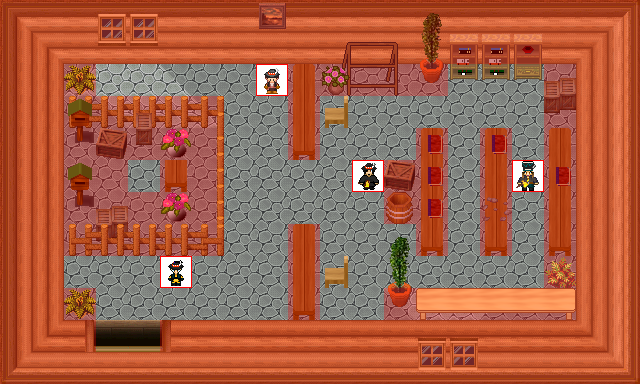

This is a level from a 2D game, rendered from its Tiled map with the project's own tilesets. A one-line summary and the map file follow, with tile-layer data summarised:
An orthogonal 20x12 tile map with 32x32 px tiles, 7 tile layers (0_floor, 1_terrain, 2_object, 3_roof, ...), 1 hidden layer not drawn, 24 tilesets.

<map version="1.0" orientation="orthogonal" renderorder="right-down" width="20" height="12" tilewidth="32" tileheight="32" nextobjectid="1">
 <tileset firstgid="1" name="bushes" tilewidth="32" tileheight="32" tilecount="10" columns="5">
  <image source="../../tileset/plant/bush/bushes.png" trans="ffffff" width="160" height="64" />
 </tileset>
 <tileset firstgid="11" name="postbox_2" tilewidth="32" tileheight="32" tilecount="2" columns="1">
  <image source="../../tileset/item/postbox_2.png" trans="ff00ff" width="32" height="64" />
 </tileset>
 <tileset firstgid="13" name="fence_wooden" tilewidth="32" tileheight="32" tilecount="9" columns="3">
  <image source="../../tileset/building/fence/fence_wooden.png" width="96" height="96" />
 </tileset>
 <tileset firstgid="22" name="flower_vase" tilewidth="32" tileheight="32" tilecount="3" columns="3">
  <image source="../../tileset/plant/indoor/flower_vase.png" width="96" height="32" />
 </tileset>
 <tileset firstgid="25" name="table/long_front_on" tilewidth="32" tileheight="32" tilecount="3" columns="1">
  <image source="../../tileset/furniture/table/long_front_on.png" width="32" height="96" />
 </tileset>
 <tileset firstgid="28" name="picture/small" tilewidth="32" tileheight="32" tilecount="3" columns="3">
  <image source="../../tileset/furniture/picture/small.png" width="96" height="32" />
 </tileset>
 <tileset firstgid="31" name="flowering_plant" tilewidth="32" tileheight="32" tilecount="2" columns="2">
  <image source="../../tileset/plant/indoor/flowering_plant.png" width="64" height="32" />
 </tileset>
 <tileset firstgid="33" name="weapons_rack" tilewidth="32" tileheight="32" tilecount="18" columns="9">
  <image source="../../tileset/item/armor/weapons_rack.png" width="288" height="64" />
 </tileset>
 <tileset firstgid="51" name="chair/wooden_pale" tilewidth="32" tileheight="32" tilecount="4" columns="2">
  <image source="../../tileset/furniture/chair/wooden_pale.png" width="64" height="64" />
 </tileset>
 <tileset firstgid="55" name="barrel" tilewidth="32" tileheight="32" tilecount="2" columns="1">
  <image source="../../tileset/item/pot/barrel.png" width="32" height="64" />
 </tileset>
 <tileset firstgid="57" name="pot_plant" tilewidth="32" tileheight="32" tilecount="3" columns="1">
  <image source="../../tileset/plant/indoor/pot_plant.png" width="32" height="96" />
 </tileset>
 <tileset firstgid="60" name="table/long_side_on_pale" tilewidth="32" tileheight="32" tilecount="3" columns="3">
  <image source="../../tileset/furniture/table/long_side_on_pale.png" width="96" height="32" />
 </tileset>
 <tileset firstgid="63" name="bright_bookshelf_and_cupboard" tilewidth="32" tileheight="32" tilecount="6" columns="3">
  <image source="../../tileset/furniture/shelve/bright_bookshelf_and_cupboard.png" width="96" height="64" />
 </tileset>
 <tileset firstgid="69" name="book" tilewidth="32" tileheight="32" tilecount="4" columns="2">
  <image source="../../tileset/item/documents/book.png" width="64" height="64" />
 </tileset>
 <tileset firstgid="73" name="rocks" tilewidth="32" tileheight="32" tilecount="4" columns="2">
  <image source="../../tileset/ground/rock/rocks.png" width="64" height="64" />
 </tileset>
 <tileset firstgid="77" name="collision" tilewidth="32" tileheight="32" tilecount="1" columns="1">
  <image source="../../tileset/logic/collision.png" width="32" height="32" />
 </tileset>
 <tileset firstgid="78" name="protection" tilewidth="32" tileheight="32" tilecount="2" columns="2">
  <image source="../../tileset/logic/protection.png" width="64" height="32" />
 </tileset>
 <tileset firstgid="80" name="dechy" tilewidth="32" tileheight="32" tilecount="16" columns="2">
  <image source="../../tileset/pol/domki/podloga/deski_kaflee.png" width="64" height="256" />
 </tileset>
 <tileset firstgid="96" name="plazy" tilewidth="32" tileheight="32" tilecount="27" columns="3">
  <image source="../../tileset/pol/waly/int_plazy.png" width="96" height="288" />
 </tileset>
 <tileset firstgid="123" name="okna" tilewidth="32" tileheight="32" tilecount="16" columns="8">
  <image source="../../tileset/pol/domki/okna/window_drewno.png" width="256" height="64" />
 </tileset>
 <tileset firstgid="139" name="drz" tilewidth="32" tileheight="32" tilecount="15" columns="5">
  <image source="../../tileset/pol/domki/drzwi/door_drewno_int.png" width="160" height="96" />
 </tileset>
 <tileset firstgid="154" name="skrzynia" tilewidth="32" tileheight="32" tilecount="1" columns="1">
  <image source="../../tileset/item/pot/crate_small.png" width="32" height="32" />
 </tileset>
 <tileset firstgid="155" name="skrzynki" tilewidth="32" tileheight="32" tilecount="4" columns="2">
  <image source="../../tileset/item/pot/crates.png" width="64" height="64" />
 </tileset>
 <tileset firstgid="159" name="pol_zbojnicy_gorscy" tilewidth="32" tileheight="32" tilecount="6" columns="6">
  <image source="../../tileset/logic/creature/pol_zbojnicy_gorscy.png" width="192" height="32" />
 </tileset>
 <layer name="0_floor" width="20" height="12">
  <data>[240 cells, 240 non-empty, 6 distinct tile ids]</data>
 </layer>
 <layer name="1_terrain" width="20" height="12">
  <data>[240 cells, 116 non-empty, 20 distinct tile ids]</data>
 </layer>
 <layer name="2_object" width="20" height="12">
  <data>[240 cells, 79 non-empty, 41 distinct tile ids]</data>
 </layer>
 <layer name="3_roof" width="20" height="12">
  <data>[240 cells, 12 non-empty, 5 distinct tile ids]</data>
 </layer>
 <layer name="4_roof_add" width="20" height="12">
  <data>[240 cells, 0 non-empty, 0 distinct tile ids]</data>
 </layer>
 <layer name="objects" width="20" height="12">
  <data>[240 cells, 4 non-empty, 4 distinct tile ids]</data>
 </layer>
 <layer name="collision" width="20" height="12" opacity="0.3">
  <data>[240 cells, 169 non-empty, 1 distinct tile ids]</data>
 </layer>
 <layer name="protection" width="20" height="12" visible="0">
  <data>[240 cells, 240 non-empty, 1 distinct tile ids]</data>
 </layer>
</map>
